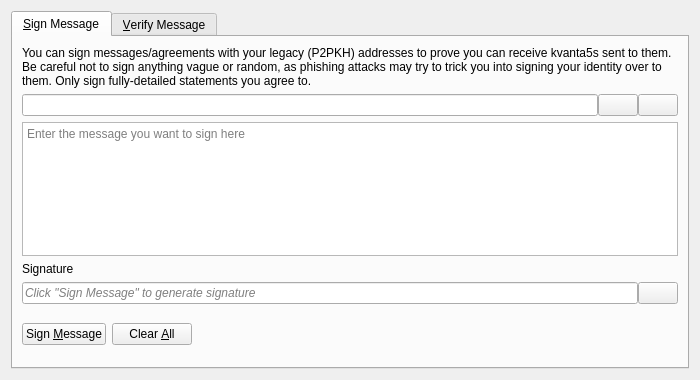
<?xml version="1.0" encoding="UTF-8"?>
<ui version="4.0">
 <class>SignVerifyMessageDialog</class>
 <widget class="QDialog" name="SignVerifyMessageDialog">
  <property name="geometry">
   <rect>
    <x>0</x>
    <y>0</y>
    <width>700</width>
    <height>380</height>
   </rect>
  </property>
  <property name="windowTitle">
   <string>Signatures - Sign / Verify a Message</string>
  </property>
  <property name="modal">
   <bool>true</bool>
  </property>
  <layout class="QVBoxLayout" name="verticalLayout">
   <item>
    <widget class="QTabWidget" name="tabWidget">
     <property name="currentIndex">
      <number>0</number>
     </property>
     <widget class="QWidget" name="tabSignMessage">
      <attribute name="title">
       <string>&amp;Sign Message</string>
      </attribute>
      <layout class="QVBoxLayout" name="verticalLayout_SM">
       <item>
        <widget class="QLabel" name="infoLabel_SM">
         <property name="text">
          <string>You can sign messages/agreements with your legacy (P2PKH) addresses to prove you can receive kvanta5s sent to them. Be careful not to sign anything vague or random, as phishing attacks may try to trick you into signing your identity over to them. Only sign fully-detailed statements you agree to.</string>
         </property>
         <property name="textFormat">
          <enum>Qt::PlainText</enum>
         </property>
         <property name="wordWrap">
          <bool>true</bool>
         </property>
        </widget>
       </item>
       <item>
        <layout class="QHBoxLayout" name="horizontalLayout_1_SM">
         <property name="spacing">
          <number>0</number>
         </property>
         <item>
          <widget class="QValidatedLineEdit" name="addressIn_SM">
           <property name="toolTip">
            <string>The Kvanta5 address to sign the message with</string>
           </property>
          </widget>
         </item>
         <item>
          <widget class="QPushButton" name="addressBookButton_SM">
           <property name="toolTip">
            <string>Choose previously used address</string>
           </property>
           <property name="text">
            <string/>
           </property>
           <property name="icon">
            <iconset resource="../kvanta5.qrc">
             <normaloff>:/icons/address-book</normaloff>:/icons/address-book</iconset>
           </property>
           <property name="shortcut">
            <string>Alt+A</string>
           </property>
           <property name="autoDefault">
            <bool>false</bool>
           </property>
          </widget>
         </item>
         <item>
          <widget class="QPushButton" name="pasteButton_SM">
           <property name="toolTip">
            <string>Paste address from clipboard</string>
           </property>
           <property name="text">
            <string/>
           </property>
           <property name="icon">
            <iconset resource="../kvanta5.qrc">
             <normaloff>:/icons/editpaste</normaloff>:/icons/editpaste</iconset>
           </property>
           <property name="shortcut">
            <string>Alt+P</string>
           </property>
           <property name="autoDefault">
            <bool>false</bool>
           </property>
          </widget>
         </item>
        </layout>
       </item>
       <item>
        <widget class="QPlainTextEdit" name="messageIn_SM">
         <property name="toolTip">
          <string>Enter the message you want to sign here</string>
         </property>
         <property name="placeholderText">
          <string>Enter the message you want to sign here</string>
         </property>
        </widget>
       </item>
       <item>
        <widget class="QLabel" name="signatureLabel_SM">
         <property name="text">
          <string>Signature</string>
         </property>
         <property name="textFormat">
          <enum>Qt::PlainText</enum>
         </property>
        </widget>
       </item>
       <item>
        <layout class="QHBoxLayout" name="horizontalLayout_2_SM">
         <property name="spacing">
          <number>0</number>
         </property>
         <item>
          <widget class="QLineEdit" name="signatureOut_SM">
           <property name="placeholderText">
            <string>Click "Sign Message" to generate signature</string>
           </property>
           <property name="font">
            <font>
             <italic>true</italic>
            </font>
           </property>
           <property name="readOnly">
            <bool>true</bool>
           </property>
          </widget>
         </item>
         <item>
          <widget class="QPushButton" name="copySignatureButton_SM">
           <property name="toolTip">
            <string>Copy the current signature to the system clipboard</string>
           </property>
           <property name="text">
            <string/>
           </property>
           <property name="icon">
            <iconset resource="../kvanta5.qrc">
             <normaloff>:/icons/editcopy</normaloff>:/icons/editcopy</iconset>
           </property>
           <property name="autoDefault">
            <bool>false</bool>
           </property>
          </widget>
         </item>
        </layout>
       </item>
       <item>
        <layout class="QHBoxLayout" name="horizontalLayout_3_SM">
         <item>
          <widget class="QPushButton" name="signMessageButton_SM">
           <property name="toolTip">
            <string>Sign the message to prove you own this Kvanta5 address</string>
           </property>
           <property name="text">
            <string>Sign &amp;Message</string>
           </property>
           <property name="icon">
            <iconset resource="../kvanta5.qrc">
             <normaloff>:/icons/edit</normaloff>:/icons/edit</iconset>
           </property>
           <property name="autoDefault">
            <bool>false</bool>
           </property>
          </widget>
         </item>
         <item>
          <widget class="QPushButton" name="clearButton_SM">
           <property name="toolTip">
            <string>Reset all sign message fields</string>
           </property>
           <property name="text">
            <string>Clear &amp;All</string>
           </property>
           <property name="icon">
            <iconset resource="../kvanta5.qrc">
             <normaloff>:/icons/remove</normaloff>:/icons/remove</iconset>
           </property>
           <property name="autoDefault">
            <bool>false</bool>
           </property>
          </widget>
         </item>
         <item>
          <spacer name="horizontalSpacer_1_SM">
           <property name="orientation">
            <enum>Qt::Horizontal</enum>
           </property>
           <property name="sizeHint" stdset="0">
            <size>
             <width>40</width>
             <height>48</height>
            </size>
           </property>
          </spacer>
         </item>
         <item>
          <widget class="QLabel" name="statusLabel_SM">
           <property name="font">
            <font>
             <weight>75</weight>
             <bold>true</bold>
            </font>
           </property>
           <property name="text">
            <string/>
           </property>
           <property name="wordWrap">
            <bool>true</bool>
           </property>
          </widget>
         </item>
         <item>
          <spacer name="horizontalSpacer_2_SM">
           <property name="orientation">
            <enum>Qt::Horizontal</enum>
           </property>
           <property name="sizeHint" stdset="0">
            <size>
             <width>40</width>
             <height>48</height>
            </size>
           </property>
          </spacer>
         </item>
        </layout>
       </item>
      </layout>
     </widget>
     <widget class="QWidget" name="tabVerifyMessage">
      <attribute name="title">
       <string>&amp;Verify Message</string>
      </attribute>
      <layout class="QVBoxLayout" name="verticalLayout_VM">
       <item>
        <widget class="QLabel" name="infoLabel_VM">
         <property name="text">
          <string>Enter the receiver's address, message (ensure you copy line breaks, spaces, tabs, etc. exactly) and signature below to verify the message. Be careful not to read more into the signature than what is in the signed message itself, to avoid being tricked by a man-in-the-middle attack. Note that this only proves the signing party receives with the address, it cannot prove sendership of any transaction!</string>
         </property>
         <property name="textFormat">
          <enum>Qt::PlainText</enum>
         </property>
         <property name="alignment">
          <set>Qt::AlignLeading|Qt::AlignLeft|Qt::AlignTop</set>
         </property>
         <property name="wordWrap">
          <bool>true</bool>
         </property>
        </widget>
       </item>
       <item>
        <layout class="QHBoxLayout" name="horizontalLayout_1_VM">
         <property name="spacing">
          <number>0</number>
         </property>
         <item>
          <widget class="QValidatedLineEdit" name="addressIn_VM">
           <property name="toolTip">
            <string>The Kvanta5 address the message was signed with</string>
           </property>
          </widget>
         </item>
         <item>
          <widget class="QPushButton" name="addressBookButton_VM">
           <property name="toolTip">
            <string>Choose previously used address</string>
           </property>
           <property name="text">
            <string/>
           </property>
           <property name="icon">
            <iconset resource="../kvanta5.qrc">
             <normaloff>:/icons/address-book</normaloff>:/icons/address-book</iconset>
           </property>
           <property name="shortcut">
            <string>Alt+A</string>
           </property>
           <property name="autoDefault">
            <bool>false</bool>
           </property>
          </widget>
         </item>
        </layout>
       </item>
       <item>
        <widget class="QPlainTextEdit" name="messageIn_VM">
          <property name="toolTip">
            <string>The signed message to verify</string>
          </property>
          <property name="placeholderText">
            <string>The signed message to verify</string>
          </property>
        </widget>
       </item>
       <item>
        <widget class="QValidatedLineEdit" name="signatureIn_VM">
          <property name="toolTip">
            <string>The signature given when the message was signed</string>
          </property>
          <property name="placeholderText">
            <string>The signature given when the message was signed</string>
          </property>
        </widget>
       </item>
       <item>
        <layout class="QHBoxLayout" name="horizontalLayout_2_VM">
         <item>
          <widget class="QPushButton" name="verifyMessageButton_VM">
           <property name="toolTip">
            <string>Verify the message to ensure it was signed with the specified Kvanta5 address</string>
           </property>
           <property name="text">
            <string>Verify &amp;Message</string>
           </property>
           <property name="icon">
            <iconset resource="../kvanta5.qrc">
             <normaloff>:/icons/transaction_0</normaloff>:/icons/transaction_0</iconset>
           </property>
           <property name="autoDefault">
            <bool>false</bool>
           </property>
          </widget>
         </item>
         <item>
          <widget class="QPushButton" name="clearButton_VM">
           <property name="toolTip">
            <string>Reset all verify message fields</string>
           </property>
           <property name="text">
            <string>Clear &amp;All</string>
           </property>
           <property name="icon">
            <iconset resource="../kvanta5.qrc">
             <normaloff>:/icons/remove</normaloff>:/icons/remove</iconset>
           </property>
           <property name="autoDefault">
            <bool>false</bool>
           </property>
          </widget>
         </item>
         <item>
          <spacer name="horizontalSpacer_1_VM">
           <property name="orientation">
            <enum>Qt::Horizontal</enum>
           </property>
           <property name="sizeHint" stdset="0">
            <size>
             <width>40</width>
             <height>48</height>
            </size>
           </property>
          </spacer>
         </item>
         <item>
          <widget class="QLabel" name="statusLabel_VM">
           <property name="font">
            <font>
             <weight>75</weight>
             <bold>true</bold>
            </font>
           </property>
           <property name="text">
            <string/>
           </property>
           <property name="wordWrap">
            <bool>true</bool>
           </property>
          </widget>
         </item>
         <item>
          <spacer name="horizontalSpacer_2_VM">
           <property name="orientation">
            <enum>Qt::Horizontal</enum>
           </property>
           <property name="sizeHint" stdset="0">
            <size>
             <width>40</width>
             <height>48</height>
            </size>
           </property>
          </spacer>
         </item>
        </layout>
       </item>
      </layout>
     </widget>
    </widget>
   </item>
  </layout>
 </widget>
 <customwidgets>
  <customwidget>
   <class>QValidatedLineEdit</class>
   <extends>QLineEdit</extends>
   <header>qt/qvalidatedlineedit.h</header>
  </customwidget>
 </customwidgets>
 <resources>
  <include location="../kvanta5.qrc"/>
 </resources>
 <connections/>
</ui>
